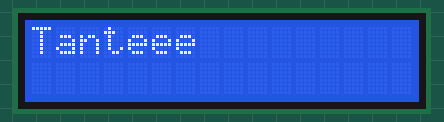
This sketch was run on a simulated Arduino Uno, built with avr-gcc and run on an emulated ATmega328P. Parts: 16×2 character LCD.

Above: at 0.1 s.
At 3.2 s:
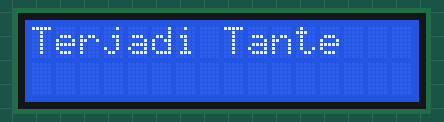
At 7.8 s:
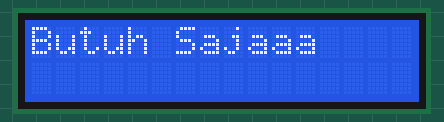
At 18.0 s:
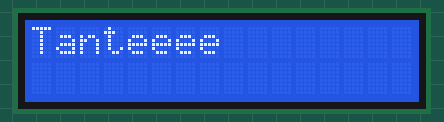
At 27.2 s:
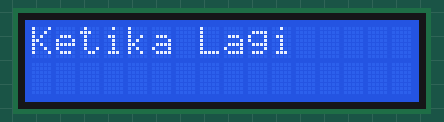
At 36.0 s:
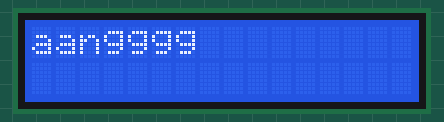

The sketch:

sketch.ino
```cpp
#include <Wire.h>
#include <LiquidCrystal_I2C.h>

LiquidCrystal_I2C lcd(0x27, 16, 2);

const char* daftarLirik[] = {
  "Tanteee", "Sudah Terbiasa", "Terjadi Tante",
  "Teman Datang", "Ketika Lagi", "Butuh Sajaaa",
  "Coba Kalo", "Lagi Susahh", "Mereka Semua",
  "Menghilaaangg", "aangggg", "aangggg",
  "Tanteeee", "awoakawk", "awoawok"
};

// Atur waktu tampil lirik
const int delayLirik[] = {
  1800, 1200, 1990,
  1100, 1500, 1700,
  1200, 1600, 1400,
  1400, 1400, 1400,
  1800, 600, 600
};

int indeks = 0;
const int jumlah = sizeof(daftarLirik) / sizeof(daftarLirik[0]);

void setup() {
  lcd.init();
  lcd.backlight();
}

void loop() {
  lcd.clear();
  lcd.setCursor(0, 0);
  lcd.print(daftarLirik[indeks]);

  delay(delayLirik[indeks]);

  indeks++;
  if (indeks >= jumlah) {
    indeks = 0;
  }
}
```

Measured:
- what the display in image 1 shows lasts 2.0 s, from 3.1 s to 5.1 s
- what the display in image 2 shows lasts 1.8 s, from 7.7 s to 9.5 s
- what the display in image 3 shows lasts 1.8 s, from 17.9 s to 19.7 s
- what the display in image 4 shows lasts 1.5 s, from 27.1 s to 28.6 s
- what the display in image 5 shows lasts 2.8 s, from 36.0 s to 38.8 s
